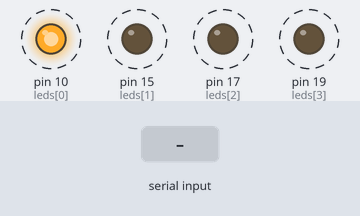
This sketch was run on a simulated Arduino Leonardo, built with avr-gcc and run on an emulated ATmega32U4. Parts: output pins drawn as LEDs (lit = HIGH). Dashed ring = blinking. Inputs (shaded band) come from the test bench. Pins used as bus, display or sensor lines are not drawn; what the sketch prints to the serial monitor is not drawn.

Above: at 1.26 s.
1.3 s: "90,45\n" received over Serial
4.3 s: "30,150\n" received over Serial
7.3 s: "2\n" received over Serial
Timing chart, 0 to 16.3 s (numbered marks = the images above; inputs shaded):
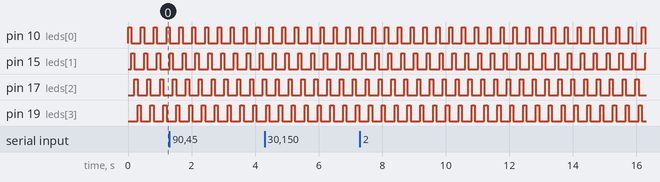

Measured:
- by itself, pin 10 (leds[0]), pin 15 (leds[1]), pin 17 (leds[2]), pin 19 (leds[3]): alternates HIGH for 0.10 s and LOW for 0.30 s

The sketch:

Quad_ultrasonic.ino
```cpp
/*
  Quad_ultrasonic

  This program reads up to 4 Maxbotix ultrasonic sensors and sends
  the output back to the connected computer (CRIO).

  The program triggers one sensor at a time and reads its response.
  It waits up to 100 msec for the response.  If none recevied, it
  substitutes a reading of "999".

  A Maxbotix sensor output string example is "R123<CR>".  The program
  substitutes "A", "B", "C", or "D" for the "R", depending on which
  sensor.

  The CR is replaced with a TAB for all but the last enabled sensor
  to assist in debugging.

  The program uses the Software Serial to read the sensors.  This
  must be the New Software Serial library.  It is the included lib
  for version of Arduino >= 1...

  Not all pins on the Leonardo support change interrupts,
 so only the following can be used for RX:
 8, 9, 10, 11, 14 (MISO), 15 (SCK), 16 (MOSI).

 created 2/12/14 BD from a dual software serial example

 updated 2/15/14
 - adding commands to this unit from CRIO
 A0, A1, B0, B1, C0, C1, D0, D1
 updated 2/16/14
 - all working now


 */

#include <SoftwareSerial.h>
#include <ctype.h>

SoftwareSerial *serial[4];

// trigger lines to sensors
int trig[4] = {8, 7, 6, 5};
// indicate which channel is currently active
int leds[4] = {10, 15, 17, 19};
// channel tx letters
int letters[4] = {'A', 'B', 'C', 'D'};
// channel enable flags
int enable[4] = {1, 1, 1, 1};
// flag for simultaneous operation
int simul = 0;
char cmd_buf[10];
int cmd_index = 0;

int i;
long t1;

void setup()
{
  // port to CRIO
  Serial.begin(38400);

  // SoftwareSerial(rx pin,tx pin, inverted)
  serial[0] = new SoftwareSerial(9, 2, false);
  serial[1] = new SoftwareSerial(14, 2, false);
  serial[2] = new SoftwareSerial(16, 2, false);
  serial[3] = new SoftwareSerial(18, 2, false);

  for(i = 0; i < 4; i++) {
    // Start each software serial port
    serial[i]->begin(9600);
    // Setup trigger outputs
    pinMode(trig[i], OUTPUT);
    digitalWrite(trig[i], LOW);
    // Setup indicator leds
    pinMode(leds[i], OUTPUT);
    digitalWrite(leds[i], LOW);
  }
}

void loop()
{
  char rxbuf[10];
  int j;
  int max_sensor = 0;
  char c1;
  char c2;
  int k;

  // get command if there is one
  // every time through loop, get command chars if available
  // when '\r' (or '\n') found, process command
  while(Serial.available() > 0) {
    cmd_buf[cmd_index] = Serial.read();
    if((cmd_buf[cmd_index] == '\r')
      || (cmd_buf[cmd_index] == '\n')) {
      // process command
      cmd_buf[cmd_index + 1] = 0;
      //Serial.print("cmd = ");
      Serial.println(cmd_buf);
      if(cmd_index == 2) {
        // temp variables in case optimizer is not efficient
        c1 = toupper(cmd_buf[0]);
        c2 = cmd_buf[1];
        if((c1 >= 'A') && (c1 <= 'D')) {
          if((c2 >= '0') && (c2 <= '1')) {
            enable[int(c1 - 'A')] = int(c2 - '0');
          }
        } else if(c1 == 'S') {
           if((c2 >= '0') && (c2 <= '1')) {
            simul = int(c2 - '0');
          }
        }
      }

      // reset for next command
      cmd_index = 0;
    } else {
      cmd_index++;
    }
  }

  // check and process sensors
  for(i = 0; i < 4; i++) {
    // clear receive buffer
    for(j = 0; j < 10; j++) {
      rxbuf[j] = 0;
    }
    if(enable[i]) {
      // if this channel enabled, trigger and read it
      // indicate active channel
      digitalWrite(leds[i], HIGH);
      // activate serial port and clear rx buff
      serial[i]->listen();
      serial[i]->flush();
      t1 = millis();
      // trigger reading
      digitalWrite(trig[i], HIGH);

      // while there is data coming in, read it
      while(1) {
        if(serial[i]->available() > 0) {
          // shift rx buffer
          for(j = 0; j < 4; j++) {
            rxbuf[j] = rxbuf[j + 1];
          }
          rxbuf[4] = serial[i]->read() & 0x00ff;
          if(rxbuf[4] == '\r') {
            break;
          }
        }
        if(millis() > t1 + 100) {
          // timeout - set to distance of "999"
          rxbuf[1] = '9';
          rxbuf[2] = '9';
          rxbuf[3] = '9';
          rxbuf[4] = '\r';
          break;
        }
      }
      // ok, got a message, stop trigger
      digitalWrite(trig[i], LOW);
      // substitute port letter for 'R'
      rxbuf[0] = letters[i];
      // determine if this is the last reading
      max_sensor = 0;
      for(j = 0; j < 4; j++) {
        if(enable[j]) {
          max_sensor = j;
        }
      }
      // if not last reading, substitute tab instead of CR
      if(i != max_sensor) {
        rxbuf[4] = '\t';
      }
      rxbuf[5] = 0;
      Serial.print(rxbuf);
      // turn off indicator led
      digitalWrite(leds[i], LOW);
    }
  }
}
```
